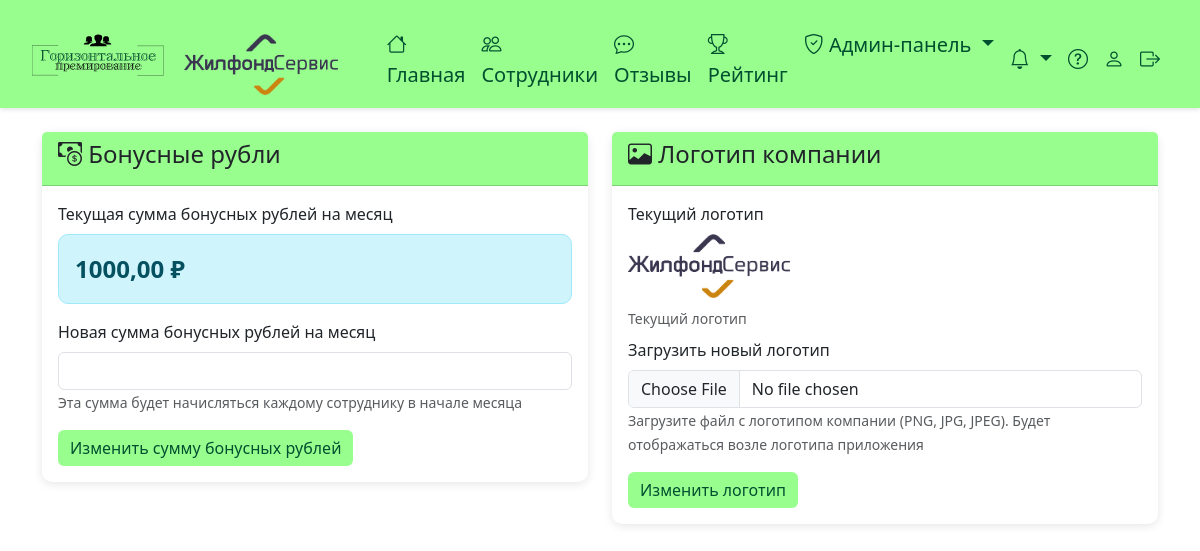
Screenshot of /app-admin/settings/ (signed in) with the database file from the repository.
### employees/models.py (models this page shows, shortened)
class SystemSettings(models.Model):
    monthly_bonus_amount = models.DecimalField(max_digits=10, decimal_places=2, default=1000.00, verbose_name='Сумма бонусных рублей на месяц')
    company_logo = models.ImageField(upload_to='company_logos/', blank=True, null=True, verbose_name='Логотип компании')
    class Meta:
        verbose_name = 'Настройка системы'
        verbose_name_plural = 'Настройки системы'
    @classmethod
    def get_settings(cls):
        settings, created = cls.objects.get_or_create(pk=1)
        return settings

### employees/views.py (the view, shortened to what this page needs)
# urls.py: path('app-admin/settings/', views.admin_settings_view, name='admin_settings'),
@login_required
def admin_settings_view(request):
    if not request.user.is_admin:
        messages.error(request, 'У вас нет прав доступа')
        return redirect('home')
    settings = SystemSettings.get_settings()
    context = {
        'settings': settings,
    }
    return render(request, 'employees/admin_settings.html', context)

### employees/context_processors.py (called while the page is built)
def notifications_count(request):
    if request.user.is_authenticated:
        unread_count = Notification.objects.filter(user=request.user, is_read=False).count()
        notifications = Notification.objects.filter(user=request.user).order_by('-created_at')[:10]
        return {
            'unread_notifications_count': unread_count,
            'notifications_list': notifications
        }
    return {
        'unread_notifications_count': 0,
        'notifications_list': []
    }

### employees/templatetags/employees_tags.py (called while the page is built)
@register.simple_tag
def get_system_settings():
    return SystemSettings.get_settings()

### templates/employees/admin_settings.html (shortened to what this page needs)
{% extends 'base.html' %}
{% block content %}
<div class="row">
    <div class="col-md-6">
        <div class="card">
            <div class="card-header">
                <h4><i class="bi bi-cash-coin"></i> Бонусные рубли</h4>
            </div>
            <div class="card-body">
                <form method="post" enctype="multipart/form-data" id="bonusForm">
                    <div class="mb-3">
                        <label class="form-label">Текущая сумма бонусных рублей на месяц</label>
                        <div class="alert alert-info">
                            <strong style="font-size: 1.5rem;">{{ settings.monthly_bonus_amount }} ₽</strong>
                        </div>
                        <label class="form-label">Новая сумма бонусных рублей на месяц</label>
                        <input type="number"
                               name="monthly_bonus_amount"
                               class="form-control"
                               value="{{ settings.monthly_bonus_amount }}"
                               step="0.01"
                               min="0"
                               required>
                        <small class="form-text text-muted">Эта сумма будет начисляться каждому сотруднику в начале месяца</small>
                    </div>
                    <button type="submit" class="btn btn-primary">Изменить сумму бонусных рублей</button>
                </form>
            </div>
        </div>
    </div>
    <div class="col-md-6">
        <div class="card">
            <div class="card-header">
                <h4><i class="bi bi-image"></i> Логотип компании</h4>
            </div>
            <div class="card-body">
                <form method="post" enctype="multipart/form-data" id="logoForm">
                    <div class="mb-3">
                        <label class="form-label">Текущий логотип</label>
                        {% if settings.company_logo %}
                        <div class="mb-2">
                            <img src="{{ settings.company_logo.url }}" height="64" class="mb-2">
                            <br><small class="text-muted">Текущий логотип</small>
                        </div>
                        {% else %}
                        <div class="alert alert-warning">
                            Логотип не установлен
                        </div>
                        {% endif %}
                        <label class="form-label">Загрузить новый логотип</label>
                        <input type="file"
                               name="company_logo"
                               class="form-control"
                               accept="image/png,image/jpeg,image/jpg">
                        <small class="form-text text-muted">Загрузите файл с логотипом компании (PNG, JPG, JPEG). Будет отображаться возле логотипа приложения</small>
                    </div>
                    <button type="submit" class="btn btn-primary">Изменить логотип</button>
                </form>
            </div>
        </div>
    </div>
</div>
{% endblock %}

### templates/base.html (shortened to what this page needs)
<!DOCTYPE html>
<html lang="ru">
<head>
    <link href="https://cdn.jsdelivr.net/npm/bootstrap@5.3.0/dist/css/bootstrap.min.css" rel="stylesheet">
    <link rel="stylesheet" href="https://cdn.jsdelivr.net/npm/bootstrap-icons@1.11.0/font/bootstrap-icons.css">
</head>
<body>
    {% if user.is_authenticated %}
    <nav class="navbar navbar-expand-lg navbar-dark">
        <div class="container-fluid">
            <a class="navbar-brand" href="{% url 'home' %}" style="margin-left: 20px;">
                <div style="display: flex; align-items: center; gap: 10px; ">
                <img src="/media/logo1.svg" width="40%" style="vertical-align: middle; ">
                {% load static %}
                {% load employees_tags %}
                {% get_system_settings as settings %}
                {% if settings.company_logo %}
                    <img src="{{ settings.company_logo.url }}" height="61" style="margin-left: 10px; vertical-align: middle; margin-top: 23px;">
                {% endif %}
                </div>
            </a>
            <div class="collapse navbar-collapse" id="navbarNav">
                <ul class="navbar-nav me-auto">
                    <li class="nav-item">
                        <a class="nav-link" href="{% url 'home' %}"><i class="bi bi-house"></i> Главная</a>
                    </li>
                    <li class="nav-item">
                        <a class="nav-link" href="{% url 'employees_list' %}"><i class="bi bi-people"></i> Сотрудники</a>
                    </li>
                    <li class="nav-item">
                        <a class="nav-link" href="{% url 'reviews_list' %}"><i class="bi bi-chat-dots"></i> Отзывы</a>
                    </li>
                    <li class="nav-item">
                        <a class="nav-link" href="{% url 'rating' %}"><i class="bi bi-trophy"></i> Рейтинг</a>
                    </li>
                    {% if user.is_admin %}
                    <li class="nav-item dropdown">
                        <a class="nav-link dropdown-toggle" href="#" id="adminDropdown" role="button" data-bs-toggle="dropdown">
                            <i class="bi bi-shield-check"></i> Админ-панель
                        </a>
                    </li>
                    {% endif %}
                </ul>
                <ul class="navbar-nav">
                    <li class="nav-item dropdown">
                        <a class="nav-link dropdown-toggle position-relative" href="#" id="notificationsDropdown" role="button" data-bs-toggle="dropdown" aria-expanded="false">
                            <i class="bi bi-bell"></i>
                        </a>
                    </li>
                    <li class="nav-item">
                        <a class="nav-link" href="/media/instruction.pdf" target="_blank" title="Инструкция по использованию системы">
                            <i class="bi bi-question-circle"></i>
                        </a>
                    </li>
                    <li class="nav-item">
                        <a class="nav-link" href="{% url 'profile' %}" ><i class="bi bi-person"></i> </a>
                    </li>
                    <li class="nav-item">
                        <a class="nav-link" href="{% url 'logout' %}" style="margin-right: 20px;"><i class="bi bi-box-arrow-right"></i> </a>
                    </li>
                </ul>
            </div>
        </div>
    </nav>
    {% endif %}
    <div class="container mt-4">
        {% block content %}{% endblock %}
    </div>
</body>
</html>

### templates/base.html (style rules this page uses)
body { background-image: #fff; }
.navbar { background: linear-gradient(rgba(152, 255, 143, 1), rgba(152, 255, 143, 1) 100%, rgba(173, 250, 166, 1) 0%); box-shadow: 0 2px 4px rgba(0,0,0,0.1); position: sticky; top: 0; z-index: 1000; }
body { padding-top: 0; }
.navbar-brand, .nav-link { color: rgba(0, 79, 47, 1) !important; padding-top: 3px; border: 3px; }
.nav-item { font-size: 20px; color: rgba(0, 79, 47, 1); font-weight: medium; margin-top: 16px; }
.card { border: none; border-radius: 10px; box-shadow: 0 2px 10px rgba(0,0,0,0.1); margin-bottom: 20px; }
.card-header { background: linear-gradient(rgba(152, 255, 143, 1), rgba(152, 255, 143, 1) 100%, rgba(173, 250, 166, 1) 0%); color: rgba(0, 79, 47, 1) border-radius: 10px 10px 0 0 !important; }
.btn-primary { background: linear-gradient(rgba(152, 255, 143, 1), rgba(152, 255, 143, 1) 100%, rgba(173, 250, 166, 1) 0%); border: none; color: rgba(0, 79, 47, 1); }
.alert { border-radius: 10px; }

### rows the page displays
SystemSettings: company_logo (picture), monthly_bonus_amount "1000,00"
